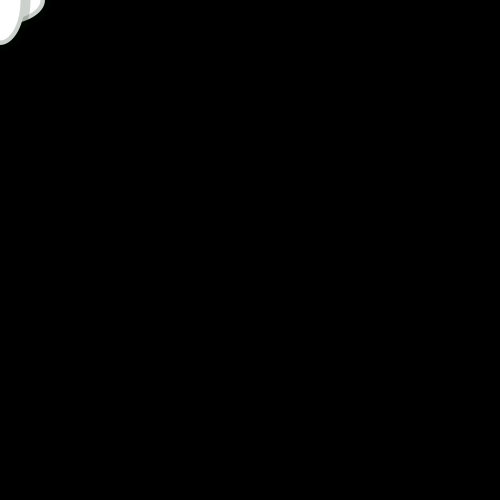
Frame 1 (no input)
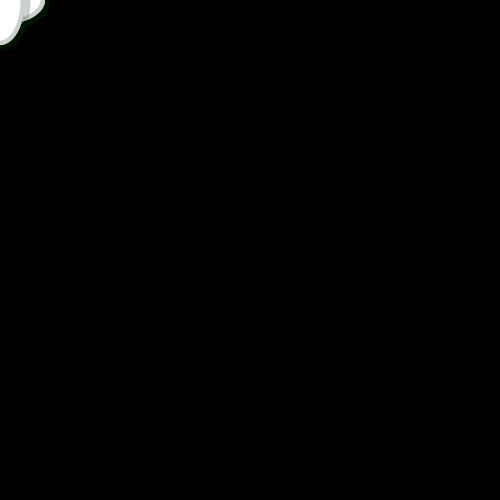
Frame 60 (the mouse pressed at the canvas centre just before this capture)
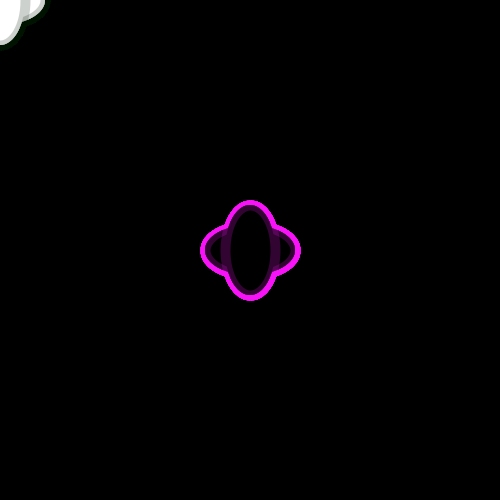
Frame 120 (the mouse held since frame 60 and released just before this capture)

The Processing sketch that drew these frames (run headless with seeded random() and noise(); from frame 60 on, the mouse is pressed at the canvas centre):

// Processing sketch: processing_11444
// ── processing_11444.pde

// Example 04-01 from "Getting Started with Processing" 
// by Reas & Fry. O'Reilly / Make 2010
void setup() {
size(500,500);
smooth();
background(0);
}
void draw() {
  stroke(pmouseX,20,pmouseY,50);
if (mousePressed) {
fill(0);
} else {
fill(255);
}
strokeWeight(10);

int d = 50;
ellipse(mouseY,mouseX,90,d);   // Left
ellipse(mouseX, mouseY, d, 90);  // Right
}
